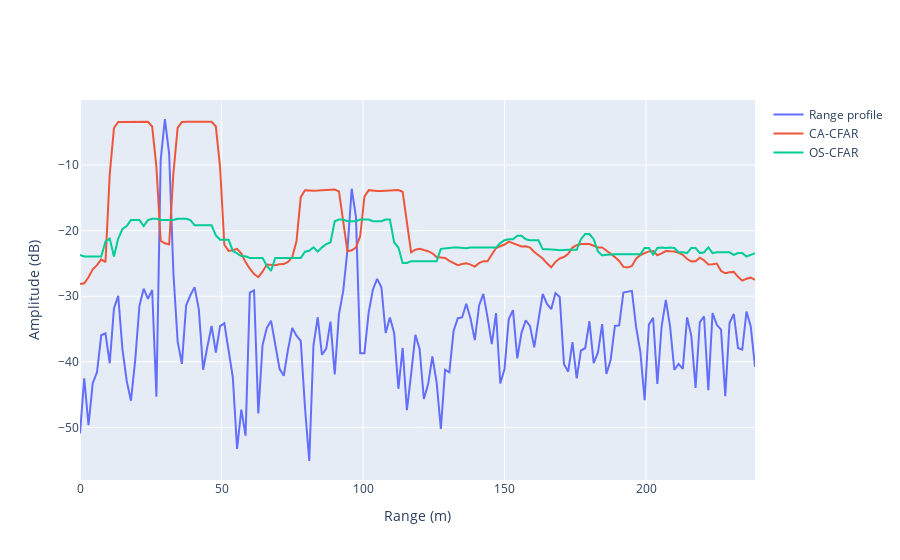

Write notebook code for a chart like this one.
### Markdown cell above
_Plot range profile and CFAR_

### Code cell
max_range = (3e8 * radar.receiver.fs *
             radar.transmitter.pulse_length /
             radar.transmitter.bandwidth / 2)
range_axis = np.linspace(0, max_range, radar.samples_per_pulse, endpoint=False)

fig = go.Figure()
fig.add_trace(go.Scatter(
    x=range_axis,
    y=20*np.log10(np.abs(range_profile[0, 0, :])),
    name='Range profile',
))
fig.add_trace(go.Scatter(
    x=range_axis,
    y=10*np.log10(ca_cfar),
    name='CA-CFAR'
))
fig.add_trace(go.Scatter(
    x=range_axis,
    y=10*np.log10(os_cfar),
    name='OS-CFAR'
))
fig.update_layout(
    yaxis=dict(title='Amplitude (dB)'),
    xaxis=dict(title='Range (m)'),
)

fig.show()

### Figure 1 — Plotly figure (JSON) as saved in the notebook; plotly's stock layout.template omitted (floating-point values rounded to 4 significant figures; data arrays with more than 128 entries replaced by an {"elided": "..."} marker saying what was removed)
{"data": [{"name": "Range profile", "type": "scatter", "x": {"elided": "160 float values"}, "y": {"elided": "160 float values"}}, {"name": "CA-CFAR", "type": "scatter", "x": {"elided": "160 float values"}, "y": {"elided": "160 float values"}}, {"name": "OS-CFAR", "type": "scatter", "x": {"elided": "160 float values"}, "y": {"elided": "160 float values"}}], "layout": {"xaxis": {"title": {"text": "Range (m)"}}, "yaxis": {"title": {"text": "Amplitude (dB)"}}}}
